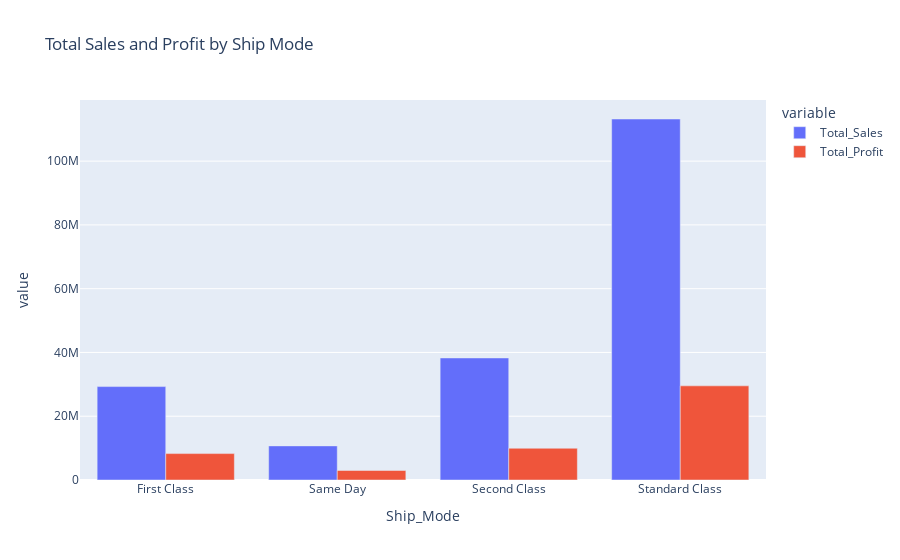

Notebook code cell kept with this figure:
### Markdown cell above
## Insight

* Southern Region Leads

 Highest total sales (76.2M), significantly higher than other regions.
 Highest profit (20M), making it the most profitable region.
 
* Western Region is the Second Highest

Good sales (39.78M) and profit (10.72M), though lower than the Southern region.

### Code cell
shipMode = df.groupby("Ship_Mode").agg(Total_Sales=("sales","sum"),Total_Profit=("profit","sum")).reset_index()
fig = px.bar(shipMode, x="Ship_Mode", y=["Total_Sales","Total_Profit"], title= "Total Sales and Profit by Ship Mode",
            barmode= "group")
fig

### Figure 1 — Plotly figure (JSON) as saved in the notebook; plotly's stock layout.template omitted (floating-point values rounded to 4 significant figures)
{"data": [{"alignmentgroup": "True", "hovertemplate": "variable=Total_Sales<br>Ship_Mode=%{x}<br>value=%{y}<extra></extra>", "legendgroup": "Total_Sales", "marker": {"color": "#636efa", "pattern": {"shape": ""}}, "name": "Total_Sales", "offsetgroup": "Total_Sales", "orientation": "v", "showlegend": true, "textposition": "auto", "type": "bar", "x": ["First Class", "Same Day", "Second Class", "Standard Class"], "xaxis": "x", "y": [29295075, 10700339, 38278390, 113211560], "yaxis": "y"}, {"alignmentgroup": "True", "hovertemplate": "variable=Total_Profit<br>Ship_Mode=%{x}<br>value=%{y}<extra></extra>", "legendgroup": "Total_Profit", "marker": {"color": "#EF553B", "pattern": {"shape": ""}}, "name": "Total_Profit", "offsetgroup": "Total_Profit", "orientation": "v", "showlegend": true, "textposition": "auto", "type": "bar", "x": ["First Class", "Same Day", "Second Class", "Standard Class"], "xaxis": "x", "y": [8286826, 2982509, 9954319, 29526937], "yaxis": "y"}], "layout": {"barmode": "group", "legend": {"title": {"text": "variable"}, "tracegroupgap": 0}, "title": {"text": "Total Sales and Profit by Ship Mode"}, "xaxis": {"anchor": "y", "domain": [0, 1], "title": {"text": "Ship_Mode"}}, "yaxis": {"anchor": "x", "domain": [0, 1], "title": {"text": "value"}}}}
